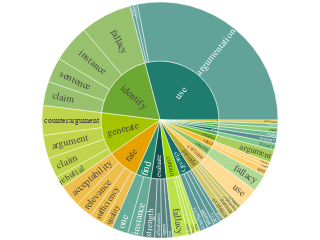

The notebook cell this image was saved under:
### Code cell
import plotly.express as px

# Filter data
df = df[df["count"] > 30]

#ffd066 (light orange)
#afc96a (yellow-green)
#5ec26e (moderate lime green)

#custom_colors = {
#    'use': '#ffb347', # other
#    'generate': '#ffd066',   # generation
#    'identify': '#5ec26e',  # mining
#    'rate': '#afc96a',  # assessment
#    'evaluate': '#afc96a',  # assessment
#}

# Generate a list of green-yellow shades
color_palette = [
    "#FFAA00",  # Bright Orange
    "#FFBB33",  # Golden Orange
    "#FFCC66",  # Soft Amber
    "#E6A300",  # Deep Yellow-Orange
    "#D4B300",  # Olive Yellow
    "#BFAF30",  # Muted Yellow
    "#A5C300",  # Yellow-Green
    "#8FC96A",  # Soft Yellow-Green
    "#A1D700",  # Vivid Lime Green
    "#85B817",  # Strong Lime
    "#6DA832",  # Earthy Green-Yellow
    "#5EB437",  # Lush Green
    "#49B55A",  # Moderate Green
    "#3AA85F",  # Medium Green
    "#2F9A67",  # Deep Teal-Green
    "#268A6C",  # Forest Green
    "#1F7D6F",  # Dark Green-Teal
    "#196E6B",  # Rich Jungle Green
    "#155F5D",  # Deep Emerald
    "#104F4C"   # Dark Forest Green
]


# Shuffle colors randomly to ensure variation each run
random.shuffle(color_palette)

# Create a dictionary mapping each unique verb to a unique color
unique_verbs = df['verb'].unique()
color_map = {verb: color_palette[i % len(color_palette)] for i, verb in enumerate(unique_verbs)}


# Create sunburst with verb-based coloring
fig = px.sunburst(
    df, 
    path=['verb', 'noun'], 
    values='count',
    color='verb',  # Color by the inner verb
    color_discrete_map=color_map  # Use a diverse color palette
)

# Improve text readability
fig.update_traces(
    insidetextorientation='radial',  # Auto adjust text orientation
    textinfo='label',  # Only show category labels
    marker=dict(line=dict(color='white', width=0.5))  # Add borders for better visibility
)

# Keep original size while improving layout
fig.update_layout(
    autosize=False,
    margin=dict(l=2, r=2, t=2, b=2),  # Minimized margins
    font=dict(family="Times New Roman", size=10),  # Adjusted font size
    height=218.26,
    width=218.26
)

# Show figure
fig.show()

# Save as high-quality PDF
fig.write_image(file='verb_noun.pdf', format='pdf', scale=3)

### Figure 1 — Plotly figure (JSON) as saved in the notebook; plotly's stock layout.template omitted (floating-point values rounded to 4 significant figures)
{"data": [{"branchvalues": "total", "customdata": [["rate"], ["contain"], ["classify"], ["consider"], ["generate"], ["use"], ["use"], ["contain"], ["contain"], ["select"], ["identify"], ["extract"], ["generate"], ["generate"], ["assess"], ["evaluate"], ["write"], ["provide"], ["provide"], ["provide"], ["commit"], ["contain"], ["identify"], ["find"], ["identify"], ["provide"], ["use"], ["find"], ["choose"], ["evaluate"], ["classify"], ["rate"], ["generate"], ["rate"], ["determine"], ["classify"], ["identify"], ["select"], ["rate"], ["evaluate"], ["analyze"], ["critique"], ["evaluate"], ["classify"], ["select"], ["analyze"], ["assess"], ["choose"], ["classify"], ["commit"], ["consider"], ["contain"], ["critique"], ["determine"], ["evaluate"], ["extract"], ["find"], ["generate"], ["identify"], ["provide"], ["rate"], ["select"], ["use"], ["write"]], "domain": {"x": [0, 1], "y": [0, 1]}, "hovertemplate": "labels=%{label}<br>count=%{value}<br>parent=%{parent}<br>id=%{id}<br>verb=%{customdata[0]}<extra></extra>", "ids": ["rate/acceptability", "contain/appeal", "classify/argument", "consider/argument", "generate/argument", "use/argument", "use/argumentation", "contain/attack", "contain/claim", "select/claim", "identify/claim", "extract/claim", "generate/claim", "generate/counterargument", "assess/effectiveness", "evaluate/effectiveness", "write/essay", "provide/evidence", "provide/example", "provide/explanation", "commit/fallacy", "contain/fallacy", "identify/instance", "find/instance", "identify/fallacy", "provide/feedback", "use/language", "find/one", "choose/option", "evaluate/quality", "classify/sentence", "rate/quality", "generate/rebuttal", "rate/relevance", "determine/stance", "classify/stance", "identify/sentence", "select/sentence", "rate/sufficiency", "evaluate/strength", "analyze/structure", "critique/use", "evaluate/use", "classify/type", "select/use", "analyze", "assess", "choose", "classify", "commit", "consider", "contain", "critique", "determine", "evaluate", "extract", "find", "generate", "identify", "provide", "rate", "select", "use", "write"], "insidetextorientation": "radial", "labels": ["acceptability", "appeal", "argument", "argument", "argument", "argument", "argumentation", "attack", "claim", "claim", "claim", "claim", "claim", "counterargument", "effectiveness", "effectiveness", "essay", "evidence", "example", "explanation", "fallacy", "fallacy", "instance", "instance", "fallacy", "feedback", "language", "one", "option", "quality", "sentence", "quality", "rebuttal", "relevance", "stance", "stance", "sentence", "sentence", "sufficiency", "strength", "structure", "use", "use", "type", "use", "analyze", "assess", "choose", "classify", "commit", "consider", "contain", "critique", "determine", "evaluate", "extract", "find", "generate", "identify", "provide", "rate", "select", "use", "write"], "marker": {"colors": ["#E6A300", "#A1D700", "#196E6B", "#85B817", "#A5C300", "#1F7D6F", "#1F7D6F", "#A1D700", "#A1D700", "#FFBB33", "#6DA832", "#2F9A67", "#A5C300", "#A5C300", "#D4B300", "#104F4C", "#5EB437", "#BFAF30", "#BFAF30", "#BFAF30", "#8FC96A", "#A1D700", "#6DA832", "#268A6C", "#6DA832", "#BFAF30", "#1F7D6F", "#268A6C", "#3AA85F", "#104F4C", "#196E6B", "#E6A300", "#A5C300", "#E6A300", "#49B55A", "#196E6B", "#6DA832", "#FFBB33", "#E6A300", "#104F4C", "#155F5D", "#FFCC66", "#104F4C", "#196E6B", "#FFBB33", "#155F5D", "#D4B300", "#3AA85F", "#196E6B", "#8FC96A", "#85B817", "#A1D700", "#FFCC66", "#49B55A", "#104F4C", "#2F9A67", "#268A6C", "#A5C300", "#6DA832", "#BFAF30", "#E6A300", "#FFBB33", "#1F7D6F", "#5EB437"], "line": {"color": "white", "width": 0.5}}, "name": "", "parents": ["rate", "contain", "classify", "consider", "generate", "use", "use", "contain", "contain", "select", "identify", "extract", "generate", "generate", "assess", "evaluate", "write", "provide", "provide", "provide", "commit", "contain", "identify", "find", "identify", "provide", "use", "find", "choose", "evaluate", "classify", "rate", "generate", "rate", "determine", "classify", "identify", "select", "rate", "evaluate", "analyze", "critique", "evaluate", "classify", "select", "", "", "", "", "", "", "", "", "", "", "", "", "", "", "", "", "", "", ""], "textinfo": "label", "type": "sunburst", "values": [201, 39, 63, 116, 211, 31, 1853, 35, 37, 33, 217, 46, 182, 269, 31, 62, 45, 68, 40, 41, 157, 135, 339, 133, 466, 52, 38, 146, 36, 57, 76, 94, 105, 155, 61, 37, 225, 32, 126, 110, 53, 182, 46, 57, 61, 53, 31, 36, 233, 157, 116, 246, 182, 61, 275, 46, 279, 767, 1247, 201, 576, 126, 1922, 45]}], "layout": {"autosize": false, "font": {"family": "Times New Roman", "size": 10}, "height": 218.3, "legend": {"tracegroupgap": 0}, "margin": {"b": 2, "l": 2, "r": 2, "t": 2}, "width": 218.3}}
